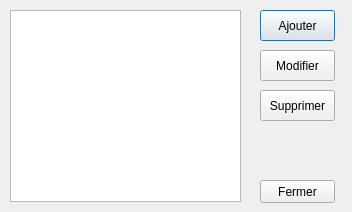
<?xml version="1.0" encoding="UTF-8"?>
<ui version="4.0">
 <class>EditSessions</class>
 <widget class="QDialog" name="EditSessions">
  <property name="geometry">
   <rect>
    <x>0</x>
    <y>0</y>
    <width>352</width>
    <height>212</height>
   </rect>
  </property>
  <property name="windowTitle">
   <string>Modifier les sessions</string>
  </property>
  <widget class="QListWidget" name="list_sessions">
   <property name="geometry">
    <rect>
     <x>10</x>
     <y>10</y>
     <width>231</width>
     <height>192</height>
    </rect>
   </property>
  </widget>
  <widget class="QPushButton" name="push_add">
   <property name="geometry">
    <rect>
     <x>260</x>
     <y>10</y>
     <width>75</width>
     <height>31</height>
    </rect>
   </property>
   <property name="text">
    <string>Ajouter</string>
   </property>
  </widget>
  <widget class="QPushButton" name="push_edit">
   <property name="geometry">
    <rect>
     <x>260</x>
     <y>50</y>
     <width>75</width>
     <height>31</height>
    </rect>
   </property>
   <property name="text">
    <string>Modifier</string>
   </property>
  </widget>
  <widget class="QPushButton" name="push_delete">
   <property name="geometry">
    <rect>
     <x>260</x>
     <y>90</y>
     <width>75</width>
     <height>31</height>
    </rect>
   </property>
   <property name="text">
    <string>Supprimer</string>
   </property>
  </widget>
  <widget class="QPushButton" name="pushClose">
   <property name="geometry">
    <rect>
     <x>260</x>
     <y>180</y>
     <width>75</width>
     <height>23</height>
    </rect>
   </property>
   <property name="text">
    <string>Fermer</string>
   </property>
  </widget>
 </widget>
 <resources/>
 <connections/>
</ui>
